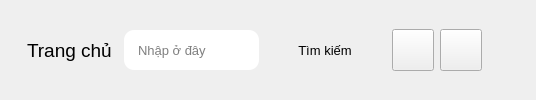
           <widget class="QFrame" name="header">
            <property name="minimumSize">
             <size>
              <width>0</width>
              <height>64</height>
             </size>
            </property>
            <property name="frameShape">
             <enum>QFrame::NoFrame</enum>
            </property>
            <property name="frameShadow">
             <enum>QFrame::Raised</enum>
            </property>
            <layout class="QHBoxLayout" name="horizontalLayout_15">
             <property name="spacing">
              <number>7</number>
             </property>
             <property name="leftMargin">
              <number>0</number>
             </property>
             <property name="topMargin">
              <number>0</number>
             </property>
             <property name="rightMargin">
              <number>0</number>
             </property>
             <property name="bottomMargin">
              <number>0</number>
             </property>
             <item>
              <widget class="QLabel" name="stackName">
               <property name="font">
                <font>
                 <family>MS Shell Dlg 2</family>
                 <pointsize>14</pointsize>
                 <weight>50</weight>
                 <bold>false</bold>
                </font>
               </property>
               <property name="styleSheet">
                <string notr="true">padding-left: 22px;</string>
               </property>
               <property name="text">
                <string>Trang chủ</string>
               </property>
               <property name="scaledContents">
                <bool>false</bool>
               </property>
               <property name="margin">
                <number>0</number>
               </property>
              </widget>
             </item>
             <item>
              <widget class="QFrame" name="searchBar">
               <property name="minimumSize">
                <size>
                 <width>0</width>
                 <height>0</height>
                </size>
               </property>
               <property name="maximumSize">
                <size>
                 <width>500</width>
                 <height>16777215</height>
                </size>
               </property>
               <property name="styleSheet">
                <string notr="true">border-radius: 10px;</string>
               </property>
               <property name="frameShape">
                <enum>QFrame::NoFrame</enum>
               </property>
               <property name="frameShadow">
                <enum>QFrame::Raised</enum>
               </property>
               <layout class="QHBoxLayout" name="horizontalLayout_21">
                <property name="leftMargin">
                 <number>0</number>
                </property>
                <property name="topMargin">
                 <number>0</number>
                </property>
                <property name="rightMargin">
                 <number>0</number>
                </property>
                <property name="bottomMargin">
                 <number>0</number>
                </property>
                <item>
                 <widget class="QLineEdit" name="lineEdit_4">
                  <property name="minimumSize">
                   <size>
                    <width>0</width>
                    <height>40</height>
                   </size>
                  </property>
                  <property name="maximumSize">
                   <size>
                    <width>16777215</width>
                    <height>40</height>
                   </size>
                  </property>
                  <property name="font">
                   <font>
                    <pointsize>10</pointsize>
                   </font>
                  </property>
                  <property name="styleSheet">
                   <string notr="true">padding-left: 12px;</string>
                  </property>
                  <property name="text">
                   <string/>
                  </property>
                  <property name="placeholderText">
                   <string>Nhập ở đây</string>
                  </property>
                 </widget>
                </item>
                <item>
                 <widget class="QPushButton" name="pushButton_57">
                  <property name="minimumSize">
                   <size>
                    <width>120</width>
                    <height>30</height>
                   </size>
                  </property>
                  <property name="maximumSize">
                   <size>
                    <width>16777215</width>
                    <height>40</height>
                   </size>
                  </property>
                  <property name="font">
                   <font>
                    <family>Segoe UI</family>
                    <pointsize>10</pointsize>
                    <weight>50</weight>
                    <italic>false</italic>
                    <bold>false</bold>
                   </font>
                  </property>
                  <property name="cursor">
                   <cursorShape>PointingHandCursor</cursorShape>
                  </property>
                  <property name="styleSheet">
                   <string notr="true"/>
                  </property>
                  <property name="text">
                   <string>Tìm kiếm</string>
                  </property>
                  <property name="icon">
                   <iconset resource="sources.qrc">
                    <normaloff>:/icons/sources/icons/svgBlue/search.svg</normaloff>:/icons/sources/icons/svgBlue/search.svg</iconset>
                  </property>
                 </widget>
                </item>
               </layout>
              </widget>
             </item>
             <item alignment="Qt::AlignRight">
              <widget class="QFrame" name="option">
               <property name="frameShape">
                <enum>QFrame::NoFrame</enum>
               </property>
               <property name="frameShadow">
                <enum>QFrame::Raised</enum>
               </property>
               <layout class="QHBoxLayout" name="horizontalLayout_17">
                <property name="leftMargin">
                 <number>0</number>
                </property>
                <property name="topMargin">
                 <number>0</number>
                </property>
                <property name="rightMargin">
                 <number>0</number>
                </property>
                <property name="bottomMargin">
                 <number>0</number>
                </property>
                <item>
                 <widget class="QPushButton" name="btnOption">
                  <property name="minimumSize">
                   <size>
                    <width>42</width>
                    <height>42</height>
                   </size>
                  </property>
                  <property name="maximumSize">
                   <size>
                    <width>42</width>
                    <height>42</height>
                   </size>
                  </property>
                  <property name="text">
                   <string/>
                  </property>
                  <property name="icon">
                   <iconset resource="sources.qrc">
                    <normaloff>:/icons/sources/icons/svgBlue/settings.svg</normaloff>:/icons/sources/icons/svgBlue/settings.svg</iconset>
                  </property>
                  <property name="flat">
                   <bool>false</bool>
                  </property>
                 </widget>
                </item>
                <item>
                 <widget class="QPushButton" name="btnNotification">
                  <property name="minimumSize">
                   <size>
                    <width>42</width>
                    <height>42</height>
                   </size>
                  </property>
                  <property name="maximumSize">
                   <size>
                    <width>42</width>
                    <height>42</height>
                   </size>
                  </property>
                  <property name="text">
                   <string/>
                  </property>
                  <property name="icon">
                   <iconset resource="sources.qrc">
                    <normaloff>:/icons/sources/icons/svgBlue/bell.svg</normaloff>:/icons/sources/icons/svgBlue/bell.svg</iconset>
                  </property>
                 </widget>
                </item>
                <item>
                 <widget class="QPushButton" name="avatar_2">
                  <property name="minimumSize">
                   <size>
                    <width>48</width>
                    <height>48</height>
                   </size>
                  </property>
                  <property name="maximumSize">
                   <size>
                    <width>48</width>
                    <height>48</height>
                   </size>
                  </property>
                  <property name="styleSheet">
                   <string notr="true">border-radius: 24px;</string>
                  </property>
                  <property name="text">
                   <string/>
                  </property>
                  <property name="iconSize">
                   <size>
                    <width>24</width>
                    <height>24</height>
                   </size>
                  </property>
                 </widget>
                </item>
               </layout>
              </widget>
             </item>
            </layout>
           </widget>
